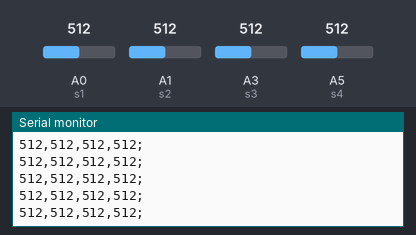
The sketch below on a simulated Arduino Uno, built with avr-gcc and run on an emulated ATmega328P. Shown: the last lines printed to the serial monitor. The inputs (shaded band) are chosen by the test bench; at power-on: A1 (s2) = 512, A5 (s4) = 512, A0 (s1) = 512, A3 (s3) = 512.

Above: at 4.2 s.
4.3 s: A1 (s2) set to 108
At 5.1 s:
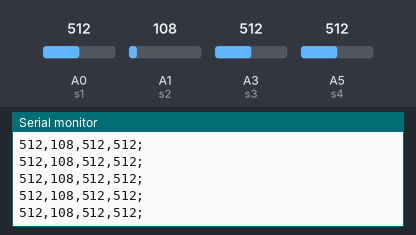
5.8 s: A1 (s2) set to 92
At 6.5 s:
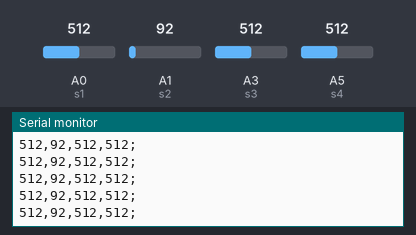
10.3 s: A5 (s4) set to 108
At 11.1 s:
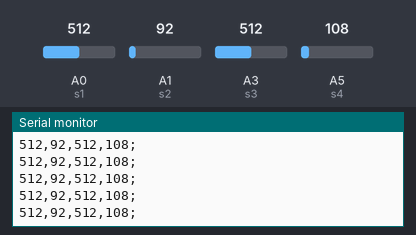
11.8 s: A5 (s4) set to 95
At 12.4 s:
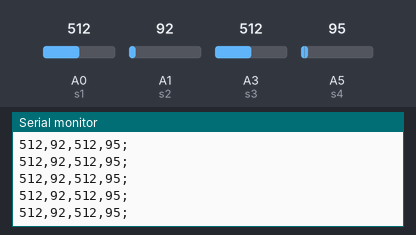
Timing chart, 0 to 14.3 s (numbered marks = the images above; inputs shaded):
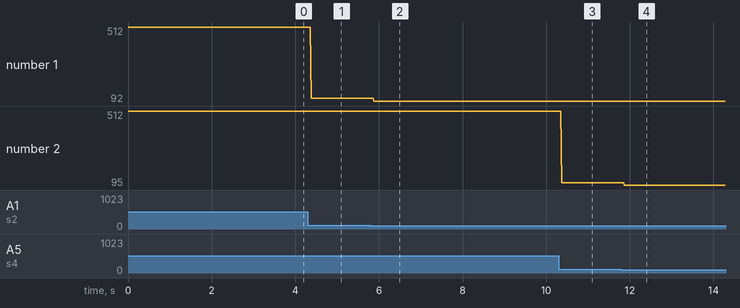

Measured:
- after the input at 4.3 s, the serial monitor: prints a new line after 0.08 s (image 1)
- after the input at 5.8 s, the serial monitor: prints a new line after 0.08 s (image 2)
- after the input at 10.3 s, the serial monitor: prints a new line after 0.07 s (image 3)
- after the input at 11.8 s, the serial monitor: prints a new line after 0.07 s (image 4)
- plotted number 1: 512 → 108 after the input at 4.3 s, 108 → 92 after the input at 5.8 s
- plotted number 2: 512 → 108 after the input at 10.3 s, 108 → 95 after the input at 11.8 s

The sketch:

arduino.ino
```cpp
int s1 = A0;
int s2 = A1;
int s3 = A3;
int s4 = A5;
char str[30];

void setup() {
  Serial.begin(9600);
}

void loop() {
  *str='\0';
  sprintf(str, "%d,%d,%d,%d;", analogRead(s1), analogRead(s2), analogRead(s3), analogRead(s4));
  Serial.println(str);
 //delay(10);
}
```
